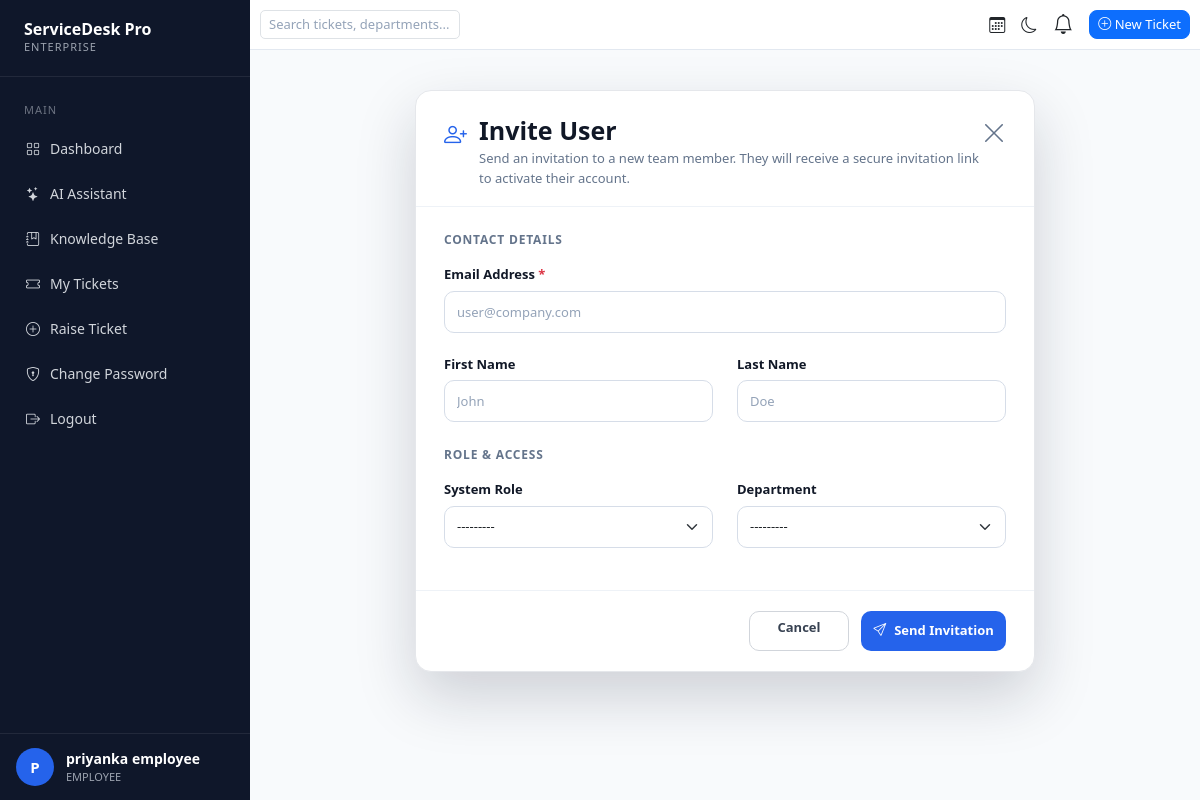
/users/invite/ (signed in), run on the app's committed database.
### accounts/models.py (models this page shows, shortened)
class User(AbstractUser):
    ROLE_CHOICES = (
        ('SUPER_ADMIN', 'Super Admin'),
        ('ADMIN', 'Admin'),
        ('AGENT', 'Agent'),
        ('EMPLOYEE', 'Employee'),
    )
    email = models.EmailField(unique=True)
    role = models.CharField(
        max_length=20,
        choices=ROLE_CHOICES,
        default='EMPLOYEE'
    )
    phone = models.CharField(
        max_length=15,
        blank=True,
        null=True
    )
    profile_image = models.ImageField(
        upload_to='profile_images/',
        blank=True,
        null=True
    )
    department = models.ForeignKey(
        'departments.Department',
        on_delete=models.SET_NULL,
        blank=True,
        null=True
    )
    tenant = models.ForeignKey(
        'tenants.Tenant',
        on_delete=models.SET_NULL,
        blank=True,
        null=True,
        related_name='users'
    )
    is_locked = models.BooleanField(
        default=False
    )
    USERNAME_FIELD = 'email'
    REQUIRED_FIELDS = ['username']

### accounts/views.py (the view)
# urls.py: path("users/invite/", invite_user, name="invite_user" ),
@login_required
def invite_user(request):
    if request.method == "POST":
        form = InvitationForm(request.POST)
        if form.is_valid():
            invitation = form.save(commit=False)
            invitation.invited_by = request.user
            invitation.save()
            send_invitation_email(
                invitation
            )
            log_activity(
                actor=request.user,
                action="invite.created",
                action_label="Invite created",
                module="INVITES",
                target=invitation.email,
                severity="INFO",
                after={"role": invitation.role, "department": str(invitation.department)},
            )
            messages.success(
                request,
                "Invitation created successfully."
            )
            return redirect("invitation_list")
    else:
        form = InvitationForm()
    return render(
        request,
        "invite_user.html",
        {
            "form": form
        }
    )

### accounts/forms.py
class InvitationForm(forms.ModelForm):
    class Meta:
        model = Invitation
        fields = [
            "first_name",
            "last_name",
            "email",
            "role",
            "department",
        ]
        widgets = {
            "first_name": forms.TextInput(attrs={
                "class": "form-control",
                "placeholder": "John"
            }),
            "last_name": forms.TextInput(attrs={
                "class": "form-control",
                "placeholder": "Doe"
            }),
            "email": forms.EmailInput(attrs={
                "class": "form-control",
                "placeholder": "user@company.com"
            }),
            "role": forms.Select(attrs={
                "class": "form-select"
            }),
            "department": forms.Select(attrs={
                "class": "form-select"
            }),
        }

### departments/models.py (called while the page is built)
    def __str__(self):
        return self.name

### tickets/context_processors.py (called while the page is built)
def notification_context(request):
    if request.user.is_authenticated:
        notifications = Notification.objects.filter(
            user=request.user
        )[:5]
        unread_count = Notification.objects.filter(
            user=request.user,
            is_read=False
        ).count()
        return {
            "notifications": notifications,
            "unread_notifications": unread_count
        }
    return {}

### templates/invite_user.html (shortened to what this page needs)
{% extends 'base.html' %}
{% block content %}
<div class="invite-page">
    <div class="invite-modal">
        <div class="invite-header">
            <div class="invite-title">
                <i class="bi bi-person-plus"></i>
                <div>
                    <h2>Invite User</h2>
                    <p>
                        Send an invitation to a new team member.
                        They will receive a secure invitation link to activate
                        their account.
                    </p>
                </div>
            </div>
            <a href="{% url 'invitation_list' %}" class="close-btn text-decoration-none">
                <i class="bi bi-x-lg"></i>
            </a>
        </div>
        <form method="POST">
            <div class="invite-body">
                <div class="section-title">
                    CONTACT DETAILS
                </div>
                <div class="form-row">
                    <label class="form-label">
                        Email Address <span class="text-danger">*</span>
                    </label>
                    {{ form.email }}
                </div>
                <div class="row form-row">
                    <div class="col-md-6">
                        <label class="form-label">
                            First Name
                        </label>
                        {{ form.first_name }}
                    </div>
                    <div class="col-md-6">
                        <label class="form-label">
                            Last Name
                        </label>
                        {{ form.last_name }}
                    </div>
                </div>
                <div class="section-title section-space">
                    ROLE & ACCESS
                </div>
                <div class="row form-row">
                    <div class="col-md-6">
                        <label class="form-label">
                            System Role
                        </label>
                        {{ form.role }}
                    </div>
                    <div class="col-md-6">
                        <label class="form-label">
                            Department
                        </label>
                        {{ form.department }}
                    </div>
                </div>
            </div>
            <div class="invite-footer">
                <a
                    href="{% url 'invitation_list' %}"
                    class="btn btn-cancel">
                    Cancel
                </a>
                <button
                    type="submit"
                    class="btn-send">
                    <i class="bi bi-send"></i>
                    Send Invitation
                </button>
            </div>
        </form>
    </div>
</div>
{% endblock %}

### templates/base.html (shortened to what this page needs)
<!DOCTYPE html>
<html lang="en">
<head>
    <link href="https://cdn.jsdelivr.net/npm/bootstrap@5.3.3/dist/css/bootstrap.min.css" rel="stylesheet">
    <link rel="stylesheet" href="https://cdn.jsdelivr.net/npm/bootstrap-icons@1.11.3/font/bootstrap-icons.min.css">
</head>
<body>
<div class="sidebar">
    <div class="logo">
        <h3>ServiceDesk Pro</h3>
        <p>ENTERPRISE</p>
    </div>
    <div class="menu">
        <div class="menu-title">Main</div>
        <a href="{% url 'dashboard' %}">
            <i class="bi bi-grid"></i> Dashboard
        </a>
        <a href="{% url 'ai_assistant' %}">
            <i class="bi bi-stars"></i> AI Assistant
        </a>
        <a href="{% url 'knowledge_base_list' %}">
            <i class="bi bi-journal-bookmark"></i> Knowledge Base
        </a>
        {% if request.user.role == 'EMPLOYEE' %}
        <a href="{% url 'my_tickets' %}">
            <i class="bi bi-ticket"></i> My Tickets
        </a>
        <a href="{% url 'create_ticket' %}">
            <i class="bi bi-plus-circle"></i> Raise Ticket
        </a>
        {% endif %}
        <a href="{% url 'change_password' %}">
            <i class="bi bi-shield-lock"></i> Change Password
        </a>
        <a href="{% url 'logout' %}">
            <i class="bi bi-box-arrow-right"></i> Logout
        </a>
    </div>
   <div class="sidebar-footer">
        <div class="avatar">
            {{ request.user.first_name|first|default:"U"|upper }}
        </div>
        <div class="user-box">
            <strong>
                {{ request.user.first_name }} {{ request.user.last_name }}
            </strong>
            <span>
                {{ request.user.role }}
            </span>
        </div>
    </div>
</div>
<div class="content">
    <div class="navbar-custom">
        <div class="d-flex justify-content-between align-items-center h-100 w-100">
            <div class="search-box">
                <input type="text" id="openSearch" class="form-control"
                       placeholder="Search tickets, departments..." readonly>
            </div>
            <div class="d-flex align-items-center">
                <i class="bi bi-calendar3 me-3"></i>
                <i id="themeToggle"
                   class="bi bi-moon me-3"
                   style="cursor:pointer;"></i>
                <div class="dropdown me-3">
                    <button class="btn p-0 border-0 bg-transparent position-relative" type="button"
                        data-bs-toggle="dropdown" aria-expanded="false">
                        <i class="bi bi-bell fs-5"></i>
                    </button>
                </div>
                <a href="{% url 'create_ticket' %}"
                   class="btn btn-primary new-ticket-btn">
                    <i class="bi bi-plus-circle"></i> New Ticket
                </a>
            </div>
        </div>
    </div>
    <div class="page-content">
        {% block content %}
        {% endblock %}
    </div>
</div>

### templates/base.html (style rules this page uses)
body { margin:0; background:#f8fafc; font-family:Segoe UI,sans-serif; }
.sidebar { width:250px; height:100vh; position:fixed; left:0; top:0; background:#0f172a; color:white; display:flex; flex-direction:column; }
.logo { padding:20px 24px; border-bottom:1px solid rgba(255,255,255,.08); }
.logo h3 { margin:0; font-size:16px; font-weight:700; color:white; }
.logo p { margin:0; font-size:11px; color:#9ca3af; letter-spacing:1px; }
.menu { padding:15px 12px; }
.menu-title { font-size:11px; color:#6b7280; text-transform:uppercase; letter-spacing:1px; margin:10px 12px; }
.menu a { display:flex; align-items:center; gap:10px; padding:10px 14px; margin-bottom:4px; font-size:14px; font-weight:500; color:#d1d5db; text-decoration:none; border-radius:10px; transition:.2s; }
.user-box { display:flex; flex-direction:column; gap:0; }
.user-box strong { color:#ffffff; font-size:14px; font-weight:600; }
.user-box span { color:#9ca3af; font-size:11px; text-transform:uppercase; }
.sidebar-footer { position:absolute; bottom:0; width:100%; padding:14px 16px; border-top:1px solid rgba(255,255,255,.08); display:flex; align-items:center; gap:12px; }
.avatar { width:38px; height:38px; border-radius:50%; background:#2563eb; color:white; display:flex; align-items:center; justify-content:center; font-size:15px; font-weight:600; }
.content { margin-left:250px; }
.navbar-custom { background:white; height:50px; border-bottom:1px solid #e2e8f0; padding:0 10px; }
.page-content { padding:25px; }
.search-box { width:200px; min-width:200px; flex-shrink:0; }
.search-box input { width:100%; border-radius:5px; font-size:13px; padding:4px 8px; }
.new-ticket-btn { border-radius:08px; font-size: 13px; padding: 4px 08px; }

### templates/invite_user.html (style rules this page uses)
.invite-page { display:flex; justify-content:center; padding:15px 10px; }
.invite-modal { width:100%; max-width:620px; background:#ffffff; border-radius:16px; overflow:hidden; box-shadow: 0 25px 60px rgba(15,23,42,.18); border:1px solid #e5e7eb; }
.invite-header { display:flex; justify-content:space-between; align-items:flex-start; padding:24px 28px 18px; border-bottom:1px solid #eef2f7; }
.invite-title { display:flex; align-items:flex-start; gap:12px; }
.invite-title i { font-size:23px; color:#2563eb; margin-top:2px; }
.invite-title h2 { font-size:25px; font-weight:700; margin:0; color:#111827; }
.invite-title p { margin:4px 0 0; font-size:13px; color:#64748b; line-height:1.5; }
.close-btn { border:none; background:none; font-size:24px; color:#64748b; cursor:pointer; }
.invite-body { padding:24px 28px; }
.section-title { font-size:12px; font-weight:700; letter-spacing:.8px; color:#64748b; text-transform:uppercase; margin-bottom:12px; }
.invite-page .form-label { font-size:13px; font-weight:600; color:#111827; margin-bottom:6px; }
.invite-page .form-control, .invite-page .form-select { height:42px; border-radius:10px; border:1px solid #d6dde8; font-size:13px; box-shadow:none; }
.form-row { margin-bottom:18px; }
.section-space { margin-top:24px; }
.invite-footer { padding:20px 28px; border-top:1px solid #eef2f7; display:flex; justify-content:flex-end; align-items:center; gap:12px; }
.btn-cancel { min-width:100px; height:40px; border-radius:10px; background:#fff; border:1px solid #d1d5db; color:#374151; font-size:13px; font-weight:600; transition:.25s; }
.btn-send { min-width:145px; height:40px; border:none; border-radius:10px; background:#2563eb; color:#fff; font-size:13px; font-weight:600; display:flex; align-items:center; justify-content:center; gap:8px; transition:.25s; }
.btn-send i { font-size:13px; }
::placeholder { color:#94a3b8 !important; font-size:13px; }
.invite-modal { animation:popup .25s ease; }

### data on the page
User: user.first_name|first "P", user.first_name "priyanka employee", user.role "EMPLOYEE"
